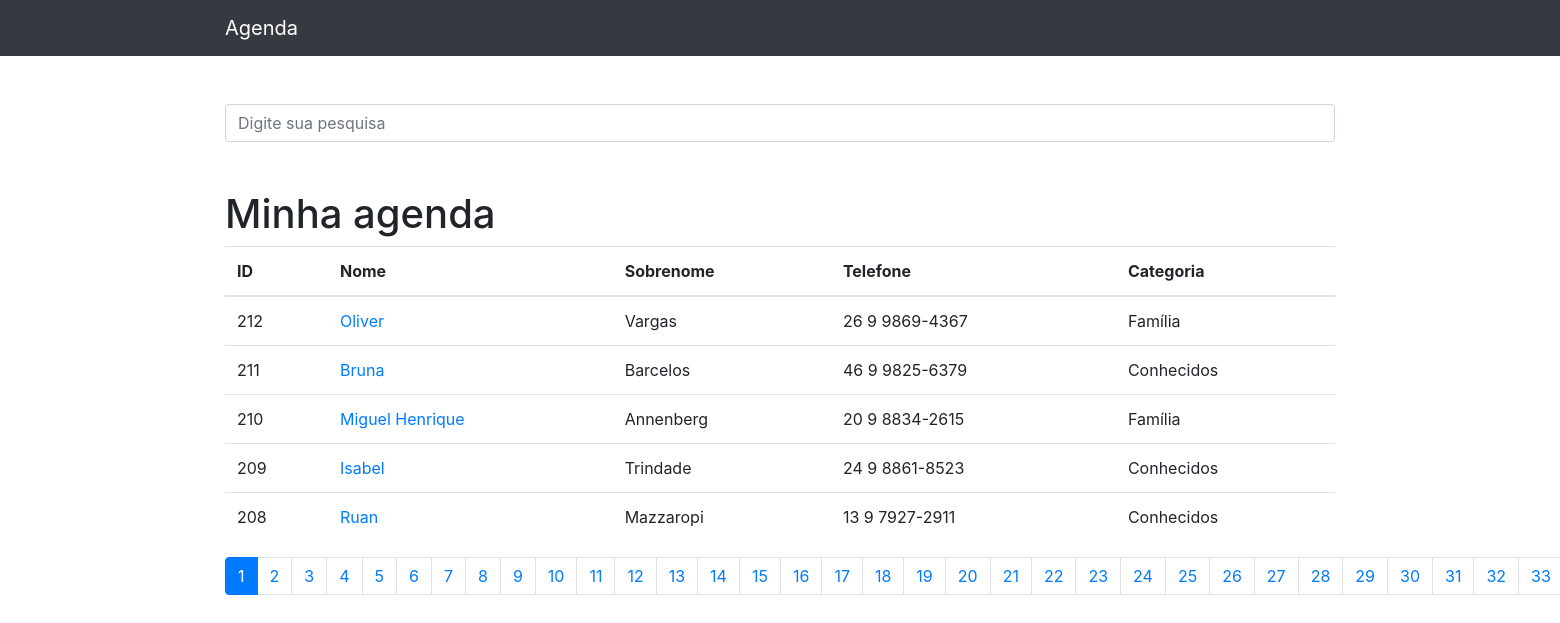
Before: / with the older database file.
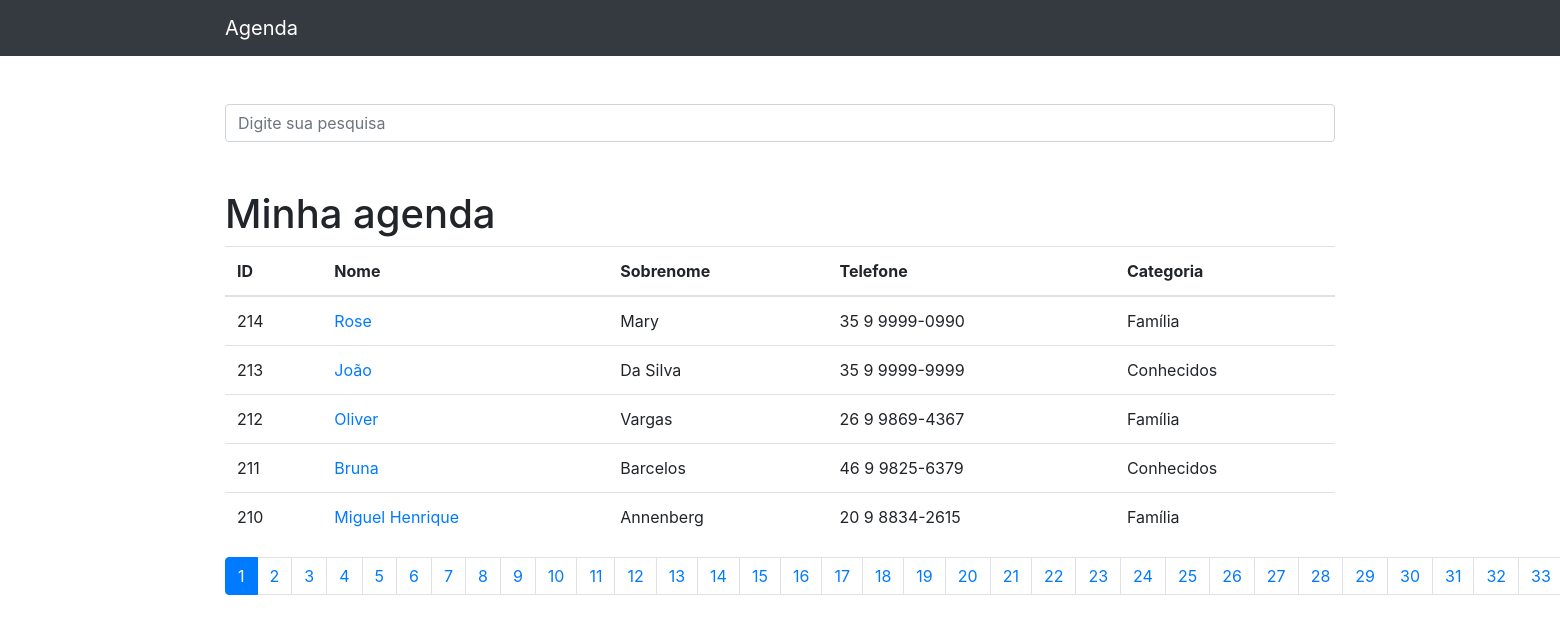
After: the same page with the newer database file.
### contatos/models.py (models this page shows, shortened)
class Contato(models.Model):
    nome = models.CharField(max_length=255)
    sobrenome = models.CharField(max_length=255, blank=True)
    telefone = models.CharField(max_length=255)
    email = models.CharField(max_length=255, blank=True)
    data_criacao = models.DateTimeField(default=timezone.now)
    descricao = models.TextField(blank=True)
    categoria = models.ForeignKey(Categoria, on_delete=models.DO_NOTHING)
    mostrar = models.BooleanField(default=True)
    foto = models.ImageField(blank=True, upload_to='fotos/%Y/%m/%d')

class Categoria(models.Model):
    nome = models.CharField(max_length=255)
    def __str__(self):
        return self.nome

### contatos/views.py (the view)
# urls.py: path('', views.index, name='index'),
def index(request):
    contatos = Contato.objects.order_by('-id').filter(
        mostrar=True
    )
    paginator = Paginator(contatos, 5)
    page = request.GET.get('p')
    contatos = paginator.get_page(page)
    return render(request, 'contatos/index.html', {
        'contatos': contatos
    })

### contatos/templates/contatos/index.html
{% extends 'base.html' %}
{%block conteudo%}
<h1 class="mt-5">Minha agenda</h1>
<table class="table">
    <thead>
    <tr>
        <th>ID</th>
        <th>Nome</th>
        <th>Sobrenome</th>
        <th>Telefone</th>
        <th>Categoria</th>
    </tr>
    </thead>
    <tbody>
    {% for contato in contatos %}
        <tr>
            <td>{{ contato.id }}</td>
            <td>
                <a href="{% url 'ver_contato' contato.id %}"> {{ contato.nome }}</a>
            </td>
            <td> {{ contato.sobrenome }}</td>
            <td> {{ contato.telefone }}</td>
            <td> {{ contato.categoria }}</td>
        </tr>
    {% endfor%}
    </tbody>
</table>
<nav aria-label="Page navigation example">
    <ul class="pagination">
        {% for pagina in contatos.paginator.page_range %}
            {% if contatos.number == pagina %}
                <li class="page-item active">
                    <a class="page-link" href="?p={{ pagina }}&termo={{ request.GET.termo }}">{{pagina}}</a>
                </li>
            {% else %}
                <li class="page-item">
                    <a class="page-link" href="?p={{ pagina }}&termo={{ request.GET.termo }}">{{pagina}}</a>
                </li>
            {% endif %}
        {% endfor %}
    </ul>
</nav>
{%endblock%}

### templates/base.html (shortened to what this page needs)
{% load static %}
<!DOCTYPE html>
<html lang="pt">
<head>
  {% include 'parciais/_head.html' %}
</head>
<body>
  {% include 'parciais/_nav.html' %}
  <div class="container">
    <div class="row">
      <div class="col-lg-12">
        {% if 'accounts' not in request.path %}
          <br><br>
          <form method="get" action="{% url 'busca' %}">
            <div class="form-group row">
              <div class="col-12">
                <input class="form-control"
                       type="search" value="{{ request.GET.termo }}"
                       id="search-input"
                       placeholder="Digite sua pesquisa"
                       name="termo">
              </div>
            </div>
          </form>
        {% endif %}
        {%block conteudo%}{%endblock%}
      </div>
    </div>
  </div>
</body>
</html>

### templates/parciais/_head.html (shortened to what this page needs)
{% load static %}
  <link href="{% static 'vendor/bootstrap/css/bootstrap.min.css'%}" rel="stylesheet">

### templates/parciais/_nav.html (shortened to what this page needs)
  <nav class="navbar navbar-expand-lg navbar-dark bg-dark static-top">
    <div class="container">
      <a class="navbar-brand" href="{% url 'index' %}">Agenda</a>
    </div>
  </nav>

Changed rows visible on the page:
no longer on this page (row unchanged): Contato: id "209", nome "Isabel", sobrenome "Trindade", telefone "24 9 8861-8523", categoria "Conhecidos"
no longer on this page (row unchanged): Contato: id "208", nome "Ruan", sobrenome "Mazzaropi", telefone "13 9 7927-2911", categoria "Conhecidos"
added Contato: id "214", nome "Rose", sobrenome "Mary", telefone "35 9 9999-0990", categoria "Família"
added Contato: id "213", nome "João", sobrenome "Da Silva", telefone "35 9 9999-9999", categoria "Conhecidos"
